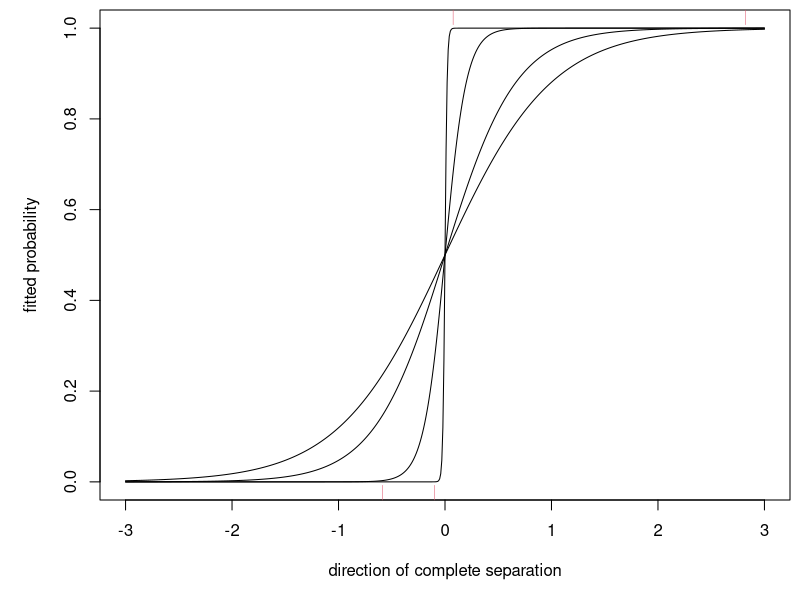

Here is the R script that generated this plot:
x <- -300:300/100
par(mai=c(1,1,.1,.1))
plot(x,exp(2*x)/(1+exp(2*x)),type="l",ylim=0:1, xlab="direction of complete separation", ylab="fitted probability")
lines(x,exp(3*x)/(1+exp(3*x)))
lines(x,exp(10*x)/(1+exp(10*x)))
lines(x,exp(100*x)/(1+exp(100*x)))
rug(rexp(2), side=3, col=2)
rug(-rexp(2), col=2)